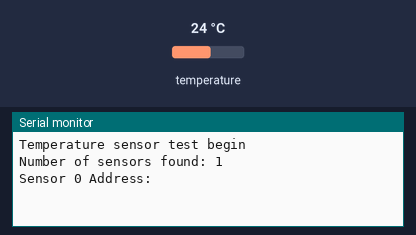
Simulated run of this sketch. Board: ESP32. Shown: the last lines printed to the serial monitor. The test bench sets the inputs (shaded band); at power-on: temperature 24 °C.

Above: at 4.2 s.
4.3 s: temperature set to 12 °C
At 7.3 s:
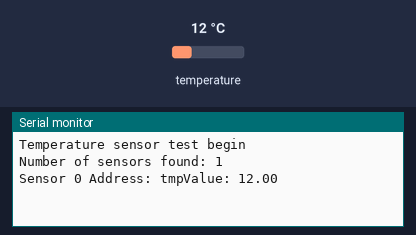
8.5 s: temperature set to 19 °C
At 10.3 s:
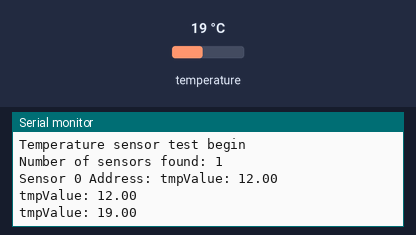

The sketch:

Temperature.ino
```cpp
#include <OneWire.h>
#include <DallasTemperature.h>
#include <SoftwareSerial.h>
#include "esp_timer.h"
esp_timer_handle_t periodic_timer;
int periodic_count = 0;

//============================================================== Sensor Pin
#define ONE_WIRE_BUS 27

//============================================================== Temperature Sensor
OneWire oneWire(ONE_WIRE_BUS);
DallasTemperature sensors(&oneWire);
float tmpValue = 0;

void setup() {
  delay(3000);
  Serial.begin(115200);
  Serial.println("Temperature sensor test begin");
  esp_timer_init();
  periodic_init();
  sensors.begin();

  // List all detected sensor addresses
  int numSensors = sensors.getDeviceCount();
  Serial.print("Number of sensors found: ");
  Serial.println(numSensors);
  for (int i = 0; i < numSensors; i++) {
    Serial.print("Sensor ");
    Serial.print(i);
    Serial.print(" Address: ");
  }
}

void loop() {
}

//===================== Periodic Timer =====================
void periodic_init(){
  esp_timer_create_args_t timer_args = {
    .callback = &periodic_callback,
    .arg = NULL,
    .dispatch_method = ESP_TIMER_TASK,
    .name = "periodic_timer"
  };
  esp_timer_create(&timer_args, &periodic_timer); //Ubah
  esp_timer_start_periodic(periodic_timer, 1000 * 2000);
}

void periodic_callback(void* arg) {
  //============================================================== Temperature Sensor
  sensors.requestTemperatures(); // Send the command to get temperature readings
  // the index 0 refers to the first device
  if (sensors.getTempCByIndex(0) > 0) {
    tmpValue = sensors.getTempCByIndex(0);
    Serial.print("tmpValue: "); Serial.println(tmpValue);
  }
}
```

Measured:
- after the input at 4.3 s, the serial monitor: prints a new line after 1.5 s (image 1)
- after the input at 8.5 s, the serial monitor: prints a new line after 1.3 s (image 2)
